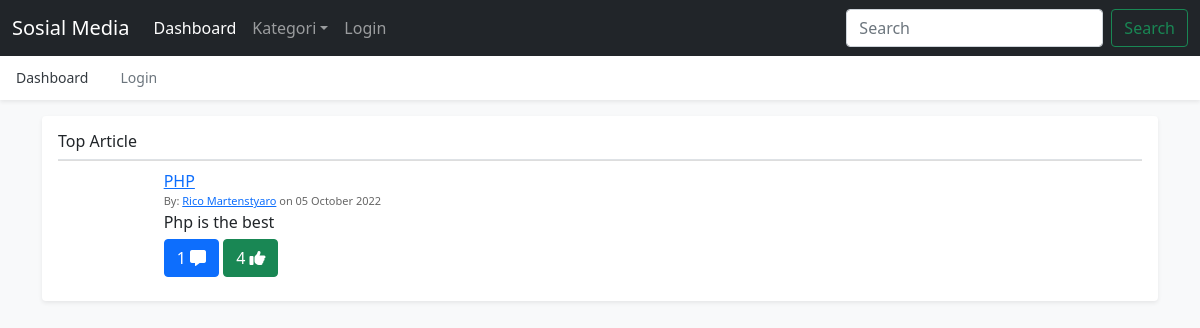
The page /?kategori=1 on the database its author committed.
### tables this page shows
CREATE TABLE `artikel` (
  `id` int NOT NULL AUTO_INCREMENT,
  `kategori` int DEFAULT NULL,
  `username` varchar(100) DEFAULT NULL,
  `isi` text,
  `like` int NOT NULL DEFAULT '0',
  `comment` int NOT NULL DEFAULT '0',
  `created_at` datetime DEFAULT NULL,
  `updated_at` datetime DEFAULT NULL,
  `ringkasan` varchar(255) DEFAULT NULL,
  PRIMARY KEY (`id`)
);

CREATE TABLE `kategori` (
  `id` int NOT NULL AUTO_INCREMENT,
  `kategori` varchar(255) DEFAULT NULL,
  PRIMARY KEY (`id`)
);

CREATE TABLE `user` (
  `username` varchar(100) NOT NULL,
  `email` varchar(100) DEFAULT NULL,
  `nama_lengkap` varchar(255) DEFAULT NULL,
  `foto` varchar(255) DEFAULT NULL,
  `level_user` int DEFAULT NULL,
  `password` varchar(255) DEFAULT NULL,
  PRIMARY KEY (`username`)
);

### home.php (the view, shortened to what this page needs)
<!doctype html>
<html lang="en">
<?php
include "config/koneksi.php";
?>
<head>
  <link href="asset/css/bootstrap.min.css" rel="stylesheet">
  <link href="asset/css/comment.css" rel="stylesheet">
  <link href="asset/css/font-awesome.min.css" rel="stylesheet">
  <link href="asset/fontawesome/css/fontawesome.css" rel="stylesheet">
  <link href="asset/fontawesome/css/brands.css" rel="stylesheet">
  <link href="asset/fontawesome/css/solid.css" rel="stylesheet">
  <link href="asset/css/offcanvas.css" rel="stylesheet">
</head>
<body class="bg-light">
  <nav class="navbar navbar-expand-lg fixed-top navbar-dark bg-dark" aria-label="Main navigation">
    <div class="container-fluid">
      <a class="navbar-brand" href="#">Sosial Media</a>
      <div class="navbar-collapse offcanvas-collapse" id="navbarsExampleDefault">
        <ul class="navbar-nav me-auto mb-2 mb-lg-0">
          <li class="nav-item">
            <a class="nav-link active" aria-current="page" href="index.php">Dashboard</a>
          </li>
          <li class="nav-item dropdown">
            <a class="nav-link dropdown-toggle" href="#" id="dropdown01" data-bs-toggle="dropdown" aria-expanded="false">Kategori</a>
          </li>
          <li class="nav-item">
            <a class="nav-link" href="login.php">Login</a>
          </li>
        </ul>
        <form class="d-flex">
          <input class="form-control me-2" type="search" placeholder="Search" aria-label="Search">
          <button class="btn btn-outline-success" type="submit">Search</button>
        </form>
      </div>
    </div>
  </nav>
  <div class="nav-scroller bg-body shadow-sm">
    <nav class="nav nav-underline" aria-label="Secondary navigation">
      <a class="nav-link active" aria-current="page" href="index.php">Dashboard</a>
      <a class="nav-link" href="login.php">Login</a>
    </nav>
  </div>
  <main class="container">
    <?php
    if (empty($_GET['menu']) || !isset($_GET['menu'])) {
    ?>
      <div class="my-3 p-3 bg-body rounded shadow-sm">
        <h6 class="border-bottom pb-2 mb-0">Top Article</h6>
        <div class="panel panel-default widget">
          <div class="panel-body">
            <ul class="list-group">
              <?php
              if (isset($_GET['kategori']) || !empty($_GET['kategori'])) {
                $kondisi = "where artikel.kategori='" . $_GET['kategori'] . "'";
              } else {
                $kondisi = "";
              }
              $sql = "SELECT artikel.*,
              (artikel.comment*0.7 + artikel.like *0.3) as peringkat,
              kategori.kategori as nama_kategori,
              user.nama_lengkap,
              user.foto
              from artikel
              left join kategori on kategori.id=artikel.kategori
              left join user on user.username=artikel.username " . $kondisi .
                "order by peringkat desc";
              $result = mysqli_query($mysqli, $sql);
              while ($data = mysqli_fetch_array($result)) {
                if(!empty($data['foto'])){
                  $foto="images/".$data['foto'];
                }else{
                  $foto="asset/brand/user.svg";
                }
                echo '<li class="list-group-item">
                  <div class="row">
                      <div class="col-xs-2 col-md-1">
                          <img src="'.$foto.'" width="40px" class="img-circle img-responsive" alt="" /></div>
                      <div class="col-xs-10 col-md-11">
                          <div>
                              <a href="?kategori=' . $data['kategori'] . '">' . $data['nama_kategori'] . '</a>
                              <div class="mic-info">
                                  By: <a href="user.php?username='.$data['username'].'">' . $data['nama_lengkap'] . '</a> on ' . date('d F Y', strtotime($data['created_at'])) . '
                              </div>
                          </div>
                          <div class="comment-text">
                             ' . $data['ringkasan'] . '
                          </div>
                          <div class="action">
                              <button type="button" class="btn btn-primary btn-xs" title="Comment">
                              ' . $data['comment'] . ' <span class="fa fa-message"></span>
                              </button>
                              <button type="button" class="btn btn-success btn-xs" title="Approved">
                              ' . $data['like'] . ' <span class="fa fa-thumbs-up"></span>
                              </button>
                          </div>
                      </div>
                  </div>
              </li>';
              }
              ?>
            </ul>
          </div>
        </div>
      </div>
    <?php } ?>
  </main>
</body>
</html>

### asset/css/comment.css (style rules this page uses)
body { padding-top:30px; }
.widget .panel-body { padding:0px; }
.widget .list-group { margin-bottom: 0; }
.widget li.list-group-item { border-radius: 0;border: 0;border-top: 1px solid #ddd; }
.widget .mic-info { color: #666666;font-size: 11px; }
.widget .action { margin-top:5px; }

### asset/css/offcanvas.css (style rules this page uses)
html, body { overflow-x: hidden; }
body { padding-top: 56px; }
.nav-scroller { position: relative; z-index: 2; height: 2.75rem; overflow-y: hidden; }
.nav-scroller .nav { display: flex; flex-wrap: nowrap; padding-bottom: 1rem; margin-top: -1px; overflow-x: auto; color: rgba(255, 255, 255, .75); text-align: center; white-space: nowrap; -webkit-overflow-scrolling: touch; }
.nav-underline .nav-link { padding-top: .75rem; padding-bottom: .75rem; font-size: .875rem; color: #6c757d; }
.nav-underline .active { font-weight: 500; color: #343a40; }

### rows shown on the page
artikel: kategori.kategori "PHP", user.nama_lengkap "Rico Martenstyaro", created_at "05 October 2022", ringkasan "Php is the best", comment "1", like "4"
